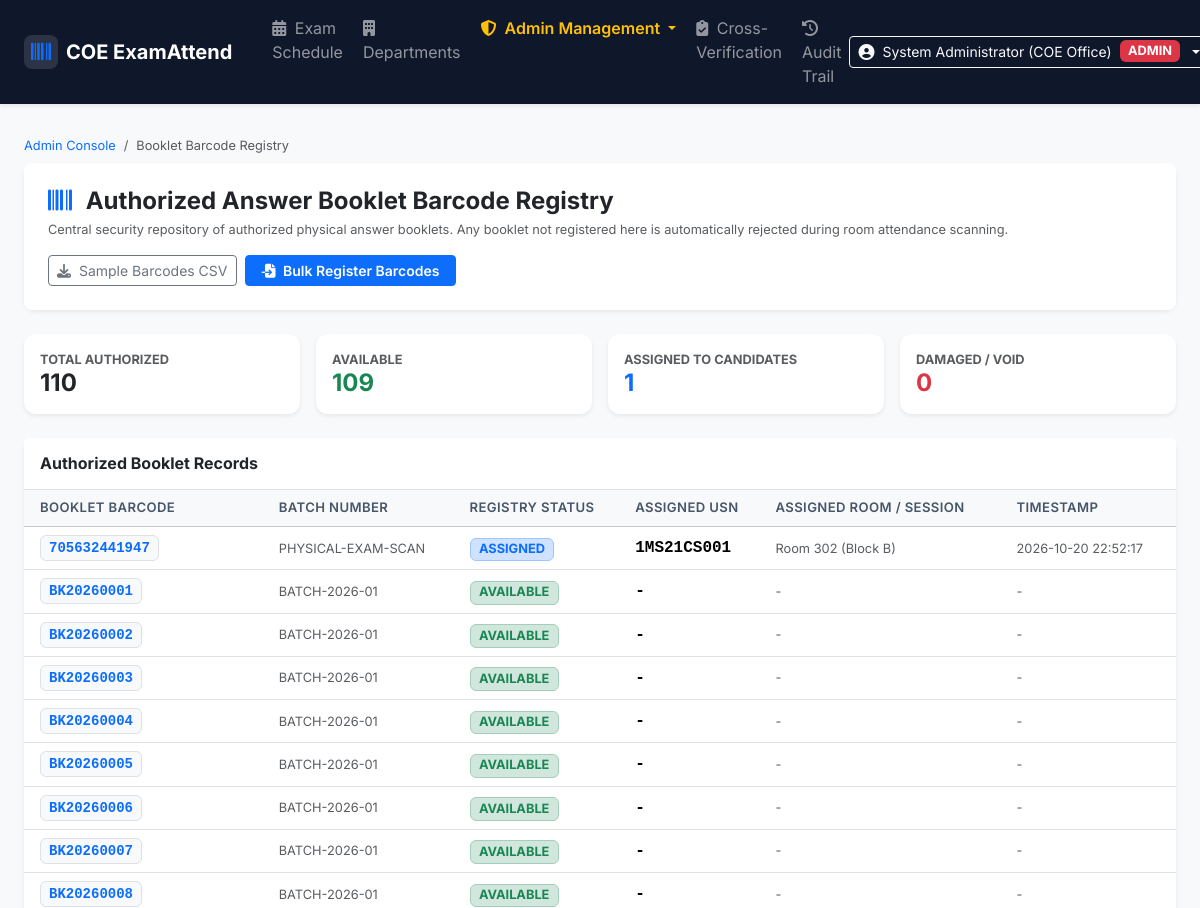
/admin/barcodes (signed in, upper part), run on an earlier commit of the app's database.
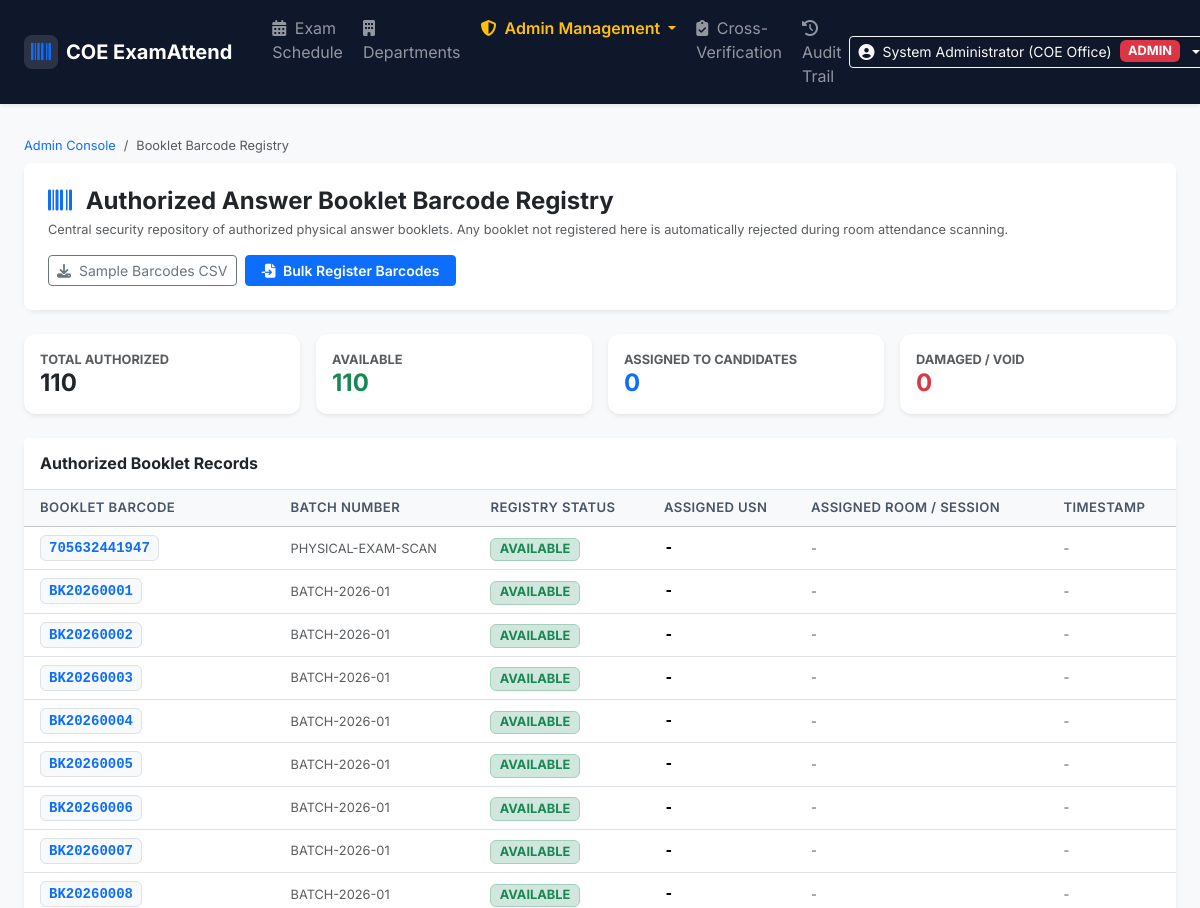
And on a later commit of the database.
### tables this page shows
CREATE TABLE booklet_registry (
        id INTEGER PRIMARY KEY AUTOINCREMENT,
        barcode_value TEXT UNIQUE NOT NULL,
        exam_id INTEGER,
        batch_number TEXT,
        status TEXT DEFAULT 'AVAILABLE' CHECK(status IN ('AVAILABLE', 'ASSIGNED', 'DAMAGED', 'VOID')),
        assigned_session_id INTEGER,
        assigned_usn TEXT,
        assigned_at TEXT,
        created_at TEXT DEFAULT CURRENT_TIMESTAMP,
        FOREIGN KEY (exam_id) REFERENCES examinations(id),
        FOREIGN KEY (assigned_session_id) REFERENCES exam_sessions(id)
    );

CREATE TABLE exam_sessions (
        id INTEGER PRIMARY KEY AUTOINCREMENT,
        course_code TEXT NOT NULL,
        course_name TEXT NOT NULL,
        exam_date TEXT NOT NULL,
        exam_session TEXT NOT NULL,
        room_number TEXT NOT NULL,
        qp_code TEXT NOT NULL,
        invigilator_name TEXT NOT NULL,
        invigilator_id TEXT NOT NULL,
        status TEXT DEFAULT 'IN_PROGRESS', -- 'IN_PROGRESS', 'LOCKED'
        locked_at TEXT,
        locked_by TEXT,
        created_at TEXT DEFAULT CURRENT_TIMESTAMP
    , exam_id INTEGER, subject_id INTEGER, department_id INTEGER, classroom_id INTEGER, invigilator_user_id INTEGER, submitted_at TEXT, start_time TEXT DEFAULT '09:30', end_time TEXT DEFAULT '12:30');

### app.py (the view)
@app.route('/admin/barcodes')
@admin_required
def admin_barcodes_list():
    conn = get_db()
    cursor = conn.cursor()
    cursor.execute('''
        SELECT b.*, e.room_number
        FROM booklet_registry b
        LEFT JOIN exam_sessions e ON b.assigned_session_id = e.id
        ORDER BY b.barcode_value ASC
    ''')
    barcodes = [dict(row) for row in cursor.fetchall()]
    available_count = sum(1 for b in barcodes if b['status'] == 'AVAILABLE')
    assigned_count = sum(1 for b in barcodes if b['status'] == 'ASSIGNED')
    void_count = sum(1 for b in barcodes if b['status'] in ('DAMAGED', 'VOID'))
    conn.close()
    return render_template(
        'admin/admin_barcodes.html',
        barcodes=barcodes,
        available_count=available_count,
        assigned_count=assigned_count,
        void_count=void_count
    )

### app.py (called while the page is built)
@app.context_processor
def inject_globals():
    return {
        'get_ist_now': get_ist_now
    }

def admin_required(f):
    @wraps(f)
    def decorated_function(*args, **kwargs):
        if not session.get('user_id'):
            if request.path.startswith('/api/'):
                return jsonify({'success': False, 'message': 'Authentication required.'}), 401
            return redirect(url_for('login', next=request.path))
        if session.get('role') != 'ADMIN':
            if request.path.startswith('/api/'):
                return jsonify({'success': False, 'message': 'Administrative privileges required.'}), 403
            flash('Access denied: Administrative privileges required.', 'danger')
            return redirect(url_for('departments_view'))
        return f(*args, **kwargs)
    return decorated_function

### database.py (called while the page is built)
def get_db(db_path=None):
    path = db_path or DB_PATH
    conn = sqlite3.connect(path, timeout=30.0)
    try:
        conn.execute("PRAGMA journal_mode=WAL;")
    except Exception:
        pass
    conn.execute("PRAGMA busy_timeout=15000;")
    conn.execute("PRAGMA foreign_keys=ON;")
    conn.row_factory = sqlite3.Row
    return conn

### templates/admin/admin_barcodes.html (shortened to what the changed rows need)
{% extends 'base.html' %}
{% block content %}
<div class="container-fluid px-3 px-md-4">
    <div class="row g-3 mb-4">
        <div class="col-6 col-md-3">
            <div class="card border-0 shadow-sm bg-white p-3">
                <div class="text-muted fs-7 fw-bold text-uppercase">Available</div>
                <h4 class="fw-bold mb-0 text-success">{{ available_count }}</h4>
            </div>
        </div>
        <div class="col-6 col-md-3">
            <div class="card border-0 shadow-sm bg-white p-3">
                <div class="text-muted fs-7 fw-bold text-uppercase">Assigned to Candidates</div>
                <h4 class="fw-bold mb-0 text-primary">{{ assigned_count }}</h4>
            </div>
        </div>
    </div>
    <div class="card border-0 shadow-sm bg-white">
        <div class="card-body p-0">
            <div class="table-responsive">
                <table class="table table-hover align-middle mb-0">
                    <thead class="table-light">
                        <tr>
                            <th class="ps-3">Booklet Barcode</th>
                            <th>Batch Number</th>
                            <th>Registry Status</th>
                            <th>Assigned USN</th>
                            <th>Assigned Room / Session</th>
                            <th>Timestamp</th>
                        </tr>
                    </thead>
                    <tbody>
                        {% for b in barcodes %}
                        <tr>
                            <td class="ps-3 font-monospace fw-bold text-dark">
                                <code class="bg-light px-2 py-1 rounded border text-primary">{{ b.barcode_value }}</code>
                            </td>
                            <td class="text-muted fs-7">{{ b.batch_number or 'BATCH-DEFAULT' }}</td>
                            <td>
                                {% if b.status == 'AVAILABLE' %}
                                    <span class="badge bg-success-subtle text-success border border-success-subtle fs-7">AVAILABLE</span>
                                {% elif b.status == 'ASSIGNED' %}
                                    <span class="badge bg-primary-subtle text-primary border border-primary-subtle fs-7">ASSIGNED</span>
                                {% else %}
                                    <span class="badge bg-danger-subtle text-danger border border-danger-subtle fs-7">{{ b.status }}</span>
                                {% endif %}
                            </td>
                            <td class="font-monospace fw-semibold">{{ b.assigned_usn or '-' }}</td>
                            <td class="text-muted fs-7">{{ b.room_number or ('Session #' ~ b.assigned_session_id if b.assigned_session_id else '-') }}</td>
                            <td class="text-muted fs-7">{{ b.assigned_at or '-' }}</td>
                        </tr>
                        {% else %}
                        <tr>
                            <td colspan="6" class="text-center py-4 text-muted">No barcodes found in registry.</td>
                        </tr>
                        {% endfor %}
                    </tbody>
                </table>
            </div>
        </div>
    </div>
</div>
{% endblock %}

What changed in the data, as far as the page shows it:
changed booklet_registry "PHYSICAL-EXAM-SCAN": assigned_usn "1MS21CS001" → "-"; room_number "Room 302 (Block B)" → "-"; assigned_at "2026-10-20 22:52:17" → "-"; status "ASSIGNED" → "AVAILABLE"
Also different on the page:
{{ available_count }}: "109" → "110"
{{ assigned_count }}: "1" → "0"
